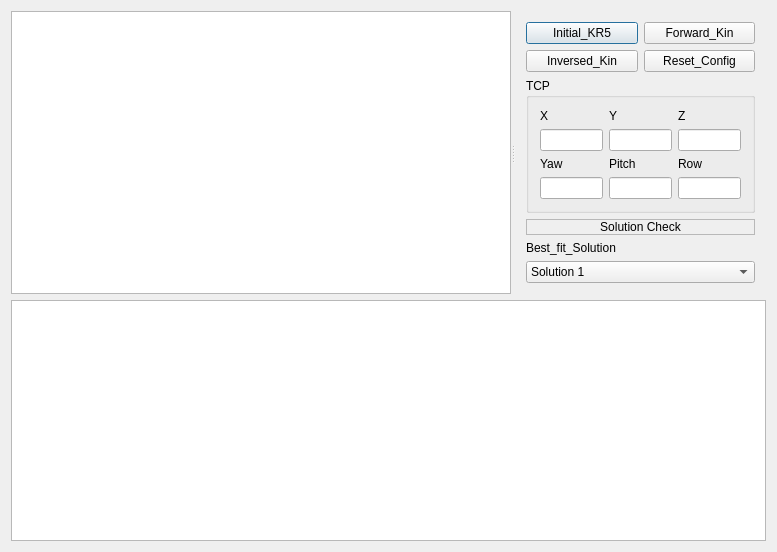
<?xml version="1.0" encoding="UTF-8"?>
<ui version="4.0">
 <class>kinDemo</class>
 <widget class="QDialog" name="kinDemo">
  <property name="geometry">
   <rect>
    <x>0</x>
    <y>0</y>
    <width>777</width>
    <height>552</height>
   </rect>
  </property>
  <property name="windowTitle">
   <string>kinDemo</string>
  </property>
  <layout class="QGridLayout" name="gridLayout">
   <item row="0" column="0">
    <widget class="QSplitter" name="splitter">
     <property name="orientation">
      <enum>Qt::Horizontal</enum>
     </property>
     <widget class="QTableWidget" name="dhTableWidget">
      <property name="minimumSize">
       <size>
        <width>500</width>
        <height>210</height>
       </size>
      </property>
     </widget>
     <widget class="QWidget" name="">
      <layout class="QVBoxLayout" name="verticalLayout_2">
       <item>
        <layout class="QGridLayout" name="gridLayout_3">
         <item row="0" column="0">
          <widget class="QPushButton" name="initKr5Btn">
           <property name="toolTip">
            <string>Initialize Robot setting as KUKA KR5</string>
           </property>
           <property name="toolTipDuration">
            <number>100</number>
           </property>
           <property name="text">
            <string>Initial_KR5</string>
           </property>
          </widget>
         </item>
         <item row="0" column="1">
          <widget class="QPushButton" name="fkBtn">
           <property name="toolTip">
            <string>Compute forward Kinematics</string>
           </property>
           <property name="toolTipDuration">
            <number>100</number>
           </property>
           <property name="text">
            <string>Forward_Kin</string>
           </property>
          </widget>
         </item>
         <item row="1" column="0">
          <widget class="QPushButton" name="ikBtn">
           <property name="toolTip">
            <string>Compute Inverse Kinematics</string>
           </property>
           <property name="toolTipDuration">
            <number>100</number>
           </property>
           <property name="text">
            <string>Inversed_Kin</string>
           </property>
          </widget>
         </item>
         <item row="1" column="1">
          <widget class="QPushButton" name="resetBtn">
           <property name="toolTip">
            <string>Reseting the robot configuration coording to DH-Table</string>
           </property>
           <property name="toolTipDuration">
            <number>100</number>
           </property>
           <property name="text">
            <string>Reset_Config</string>
           </property>
          </widget>
         </item>
        </layout>
       </item>
       <item>
        <widget class="QGroupBox" name="tcpBox">
         <property name="title">
          <string>TCP</string>
         </property>
         <layout class="QGridLayout" name="gridLayout_2">
          <item row="2" column="2">
           <widget class="QLabel" name="rowLabel">
            <property name="text">
             <string>Row</string>
            </property>
           </widget>
          </item>
          <item row="2" column="0">
           <widget class="QLabel" name="yawLabel">
            <property name="text">
             <string>Yaw</string>
            </property>
           </widget>
          </item>
          <item row="1" column="1">
           <widget class="QLineEdit" name="pyEdit"/>
          </item>
          <item row="1" column="0">
           <widget class="QLineEdit" name="pxEdit"/>
          </item>
          <item row="2" column="1">
           <widget class="QLabel" name="pitchLabel">
            <property name="text">
             <string>Pitch</string>
            </property>
           </widget>
          </item>
          <item row="0" column="1">
           <widget class="QLabel" name="YLabel">
            <property name="text">
             <string>Y</string>
            </property>
           </widget>
          </item>
          <item row="3" column="2">
           <widget class="QLineEdit" name="rowEdit"/>
          </item>
          <item row="1" column="2">
           <widget class="QLineEdit" name="pzEdit"/>
          </item>
          <item row="3" column="0">
           <widget class="QLineEdit" name="yawEdit"/>
          </item>
          <item row="3" column="1">
           <widget class="QLineEdit" name="pitchEdit"/>
          </item>
          <item row="0" column="2">
           <widget class="QLabel" name="ZLabel">
            <property name="text">
             <string>Z</string>
            </property>
           </widget>
          </item>
          <item row="0" column="0">
           <widget class="QLabel" name="XLabel">
            <property name="text">
             <string>X</string>
            </property>
           </widget>
          </item>
         </layout>
        </widget>
       </item>
       <item>
        <widget class="QLabel" name="solCheckLabel">
         <property name="frameShape">
          <enum>QFrame::StyledPanel</enum>
         </property>
         <property name="text">
          <string>Solution Check</string>
         </property>
         <property name="alignment">
          <set>Qt::AlignCenter</set>
         </property>
         <property name="wordWrap">
          <bool>false</bool>
         </property>
         <property name="margin">
          <number>0</number>
         </property>
        </widget>
       </item>
       <item>
        <layout class="QVBoxLayout" name="verticalLayout">
         <item>
          <widget class="QLabel" name="SolSel_Label">
           <property name="text">
            <string>Best_fit_Solution</string>
           </property>
          </widget>
         </item>
         <item>
          <widget class="QComboBox" name="solComboBox">
           <item>
            <property name="text">
             <string>Solution 1</string>
            </property>
           </item>
           <item>
            <property name="text">
             <string>Solution 2</string>
            </property>
           </item>
           <item>
            <property name="text">
             <string>Solution 3</string>
            </property>
           </item>
           <item>
            <property name="text">
             <string>Solution 4</string>
            </property>
           </item>
           <item>
            <property name="text">
             <string>Solution 5</string>
            </property>
           </item>
           <item>
            <property name="text">
             <string>Solution 6</string>
            </property>
           </item>
           <item>
            <property name="text">
             <string>Solution 7</string>
            </property>
           </item>
           <item>
            <property name="text">
             <string>Solution 8</string>
            </property>
           </item>
          </widget>
         </item>
        </layout>
       </item>
      </layout>
     </widget>
    </widget>
   </item>
   <item row="1" column="0">
    <widget class="QTableWidget" name="solTableWidget">
     <property name="minimumSize">
      <size>
       <width>600</width>
       <height>210</height>
      </size>
     </property>
    </widget>
   </item>
  </layout>
 </widget>
 <layoutdefault spacing="6" margin="11"/>
 <resources/>
 <connections>
  <connection>
   <sender>initKr5Btn</sender>
   <signal>clicked()</signal>
   <receiver>kinDemo</receiver>
   <slot>OnBtnClickInit()</slot>
   <hints>
    <hint type="sourcelabel">
     <x>542</x>
     <y>19</y>
    </hint>
    <hint type="destinationlabel">
     <x>517</x>
     <y>22</y>
    </hint>
   </hints>
  </connection>
  <connection>
   <sender>fkBtn</sender>
   <signal>clicked()</signal>
   <receiver>kinDemo</receiver>
   <slot>OnBtnClickFK()</slot>
   <hints>
    <hint type="sourcelabel">
     <x>746</x>
     <y>20</y>
    </hint>
    <hint type="destinationlabel">
     <x>774</x>
     <y>21</y>
    </hint>
   </hints>
  </connection>
  <connection>
   <sender>ikBtn</sender>
   <signal>clicked()</signal>
   <receiver>kinDemo</receiver>
   <slot>OnBtnClickIK()</slot>
   <hints>
    <hint type="sourcelabel">
     <x>575</x>
     <y>59</y>
    </hint>
    <hint type="destinationlabel">
     <x>577</x>
     <y>76</y>
    </hint>
   </hints>
  </connection>
  <connection>
   <sender>resetBtn</sender>
   <signal>clicked()</signal>
   <receiver>kinDemo</receiver>
   <slot>OnBtnClickReset()</slot>
   <hints>
    <hint type="sourcelabel">
     <x>719</x>
     <y>57</y>
    </hint>
    <hint type="destinationlabel">
     <x>719</x>
     <y>68</y>
    </hint>
   </hints>
  </connection>
 </connections>
 <slots>
  <slot>OnBtnClickInit()</slot>
  <slot>OnBtnClickFK()</slot>
  <slot>OnBtnClickIK()</slot>
  <slot>OnBtnClickReset()</slot>
 </slots>
</ui>
